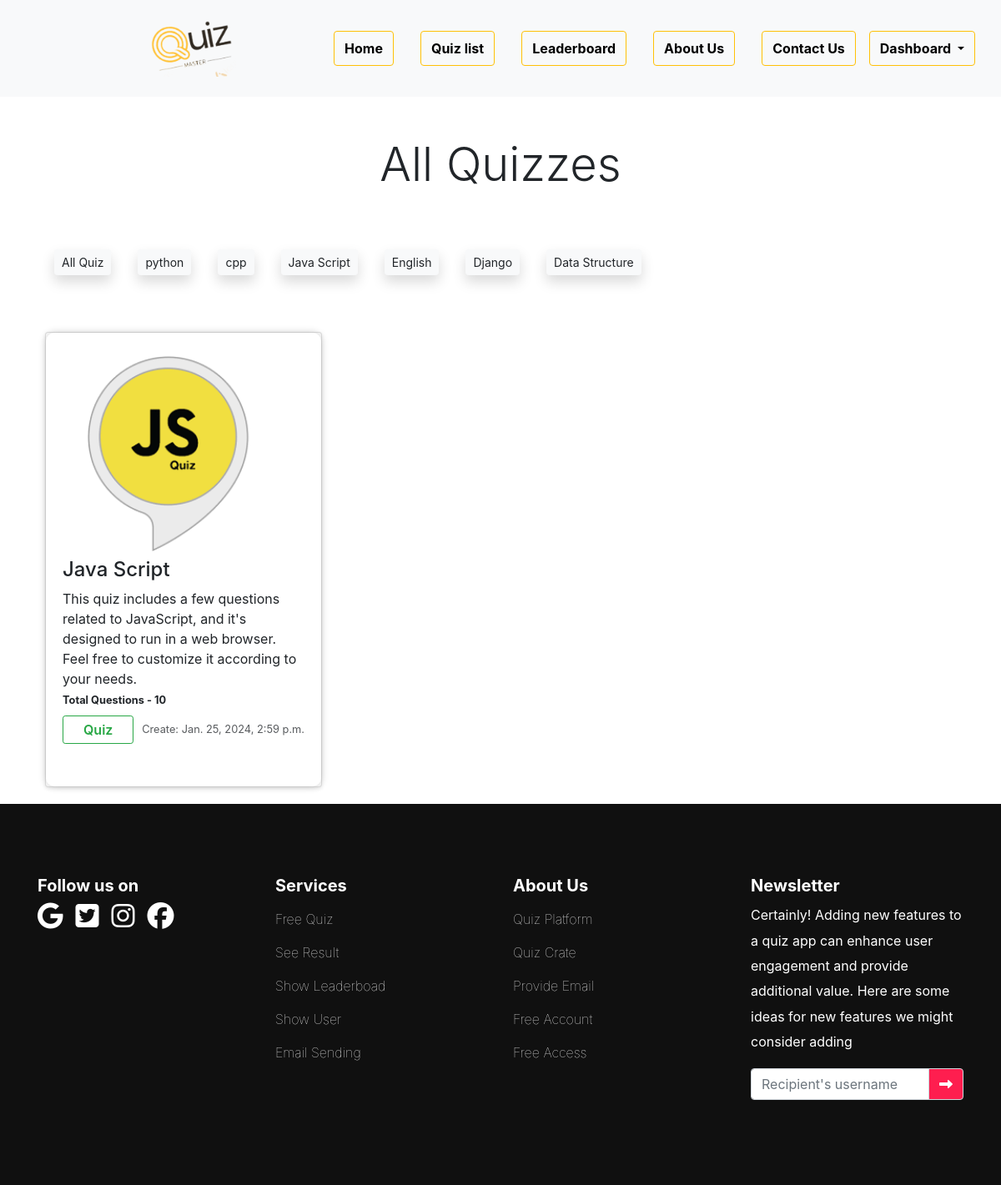
Screenshot of /quim/search/Java Script (signed in) with the database file from the repository.
### quizm/models.py (models this page shows, shortened)
class Category(models.Model):
    name = models.CharField(max_length=15)
    class Meta:
        verbose_name_plural = 'Categories'

class Quiz(models.Model):
    title = models.CharField(max_length=255)
    description = models.TextField()
    category = models.ForeignKey(Category, on_delete=models.CASCADE)
    quiz_file = models.FileField(upload_to='quiz/')
    created_at = models.DateTimeField(auto_now_add=True)
    updated_at = models.DateTimeField(auto_now=True)
    image = models.ImageField(
        upload_to='uploads/', blank=True, null=True)
    class Meta:
        verbose_name_plural = 'Quizzes'

class Question(models.Model):
    quiz = models.ForeignKey(Quiz, on_delete=models.CASCADE)
    text = models.TextField()

### quizm/views.py (the view)
# urls.py: path('search/<str:category>', views.search_view, name='search'),
@login_required(login_url='user_login')
def search_view(request, category):
    user_object = User.objects.get(username=request.user)
    if request.GET.get('q') != None:
        q = request.GET.get('q')
        query = Q(title__icontains=q) | Q(description__icontains=q)
        quizzes = Quiz.objects.filter(query).order_by('-created_at')
    elif category != " ":
        quizzes = Quiz.objects.filter(
            category__name=category).order_by('-created_at')
    else:
        quizzes = Quiz.objects.order_by('-created_at')
    categories = Category.objects.all()
    context = {"user_profile": 'sakil',
               "quizzes": quizzes, "categories": categories}
    return render(request, 'all-quiz.html', context)

### quizm/templates/all-quiz.html (shortened to what this page needs)
{% extends 'base.html' %}
{% block content %}
<h1 class="display-4 text-center my-5">All Quizzes</h1>
<div class="container">
    <div class="d-flex flex-wrap gap-4 p-3 ">
        <a href="{% url 'all_quiz' %}" class="btn btn-sm btn-light m-1 shadow">All Quiz</a>
        {% for category in categories %}
        <a href="{% url 'search' category.name %}" class="btn btn-sm btn-light m-1 shadow">{{category.name}}</a>
        {% endfor %}
    </div>
</div>
<div class="container mt-5">
    <div class="row row-cols-sm-1 row-cols-md-3 row-cols-lg-3 g-5">
        {% if quizzes|length > 0 %}
        {% for quiz in quizzes %}
        <div class="">
            <div class="card shadow-sm ">
                <div class="card-body m-auto cb" style="height: 34rem;">
                    <img class="mx-auto p-2" style="width: 250px;" src={{quiz.image.url}} alt="Card image">
                    <h4>{{quiz.title}}</h4>
                    <small class="card-text fs-6">{{quiz.description|truncatewords:30}}</small>
                    <br>
                    <small class="card-text my-1 fw-bold">Total Questions - {{quiz.question_set.all|length}}</small>
                    <div class="d-flex justify-content-between align-items-center mt-2">
                        <div class="btn-group">
                            <a href="{% url 'quiz' quiz.id %}" type="button"
                                class="btn btn-sm btn-outline-success sbtn fs-6 px-4">
                                Quiz</a>
                        </div>
                        <small class="text-body-secondary">Create: {{quiz.created_at}}</small>
                    </div>
                </div>
            </div>
        </div>
        {% endfor %}
        {% else %}
        <div class="col-lg-12 col-md-12 col-12">
            <p class="text-center text-danger fs-5">There is no quiz available for this category or search.</p>
        </div>
        {% endif %}
    </div>
</div>
{% endblock content %}

### quizm/templates/all-quiz.html (style rules this page uses)
.cb { background-color: #fff; border-radius: 10px; box-shadow: 0 0 10px rgba(0, 0, 0, 0.2); transition: all 0.5s ease-in-out; }
.sbtn { transition: color 0.5s ease-in-out, background-color 0.5s ease-in-out, font-size 0.5s ease-in-out, padding 0.5s ease-in-out; font-weight: 600; }

### rows the page displays
Category: name "python"
Category: name "cpp"
Category: name "Java Script"
Category: name "English"
Category: name "Django"
Category: name "Data Structure"
Quiz: image (picture), title "Java Script", description "This quiz includes a few questions related to JavaScript, and it's designed to run in a web browser. Feel free to customize it according to your needs.", question_set.all|length "10", created_at "Jan. 25, 2024, 2:59 p.m."
